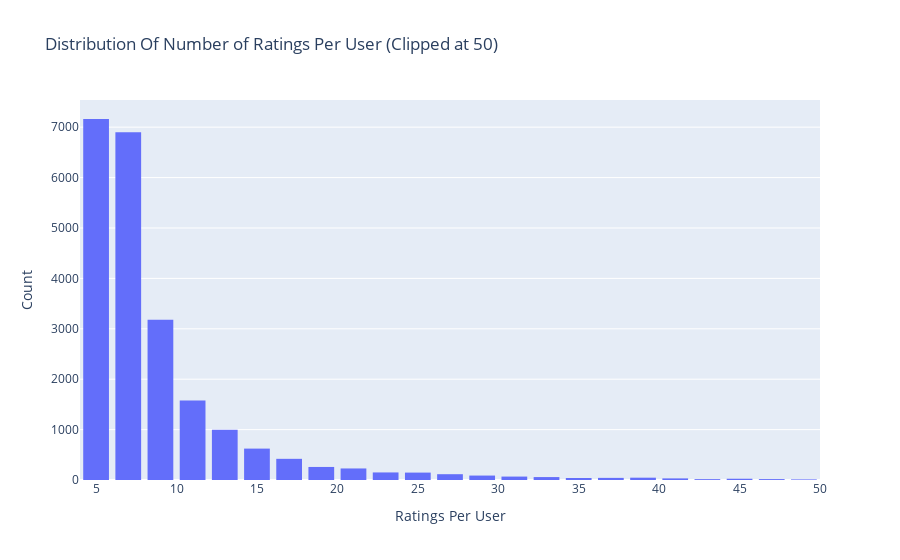

Notebook cell for this chart:
### Code cell
# Number of ratings per user
data = df.groupby('reviewerID')['overall'].count().clip(upper=50)

trace = go.Histogram(x = data.values,
                     name = 'Ratings',
                     xbins = dict(start = 0,
                                  end = 50,
                                  size = 2))
# Create layout
layout = go.Layout(title = 'Distribution Of Number of Ratings Per User (Clipped at 50)',
                   xaxis = dict(title = 'Ratings Per User'),
                   yaxis = dict(title = 'Count'),
                   bargap = 0.2)

# Create plot
fig = go.Figure(data=[trace], layout=layout)
iplot(fig)

### Figure 1 — Plotly figure (JSON) as saved in the notebook; plotly's stock layout.template omitted (floating-point values rounded to 4 significant figures; data arrays with more than 128 entries replaced by an {"elided": "..."} marker saying what was removed)
{"data": [{"name": "Ratings", "type": "histogram", "x": {"elided": "22363 int values"}, "xbins": {"end": 50, "size": 2, "start": 0}}], "layout": {"bargap": 0.2, "title": {"text": "Distribution Of Number of Ratings Per User (Clipped at 50)"}, "xaxis": {"title": {"text": "Ratings Per User"}}, "yaxis": {"title": {"text": "Count"}}}}
